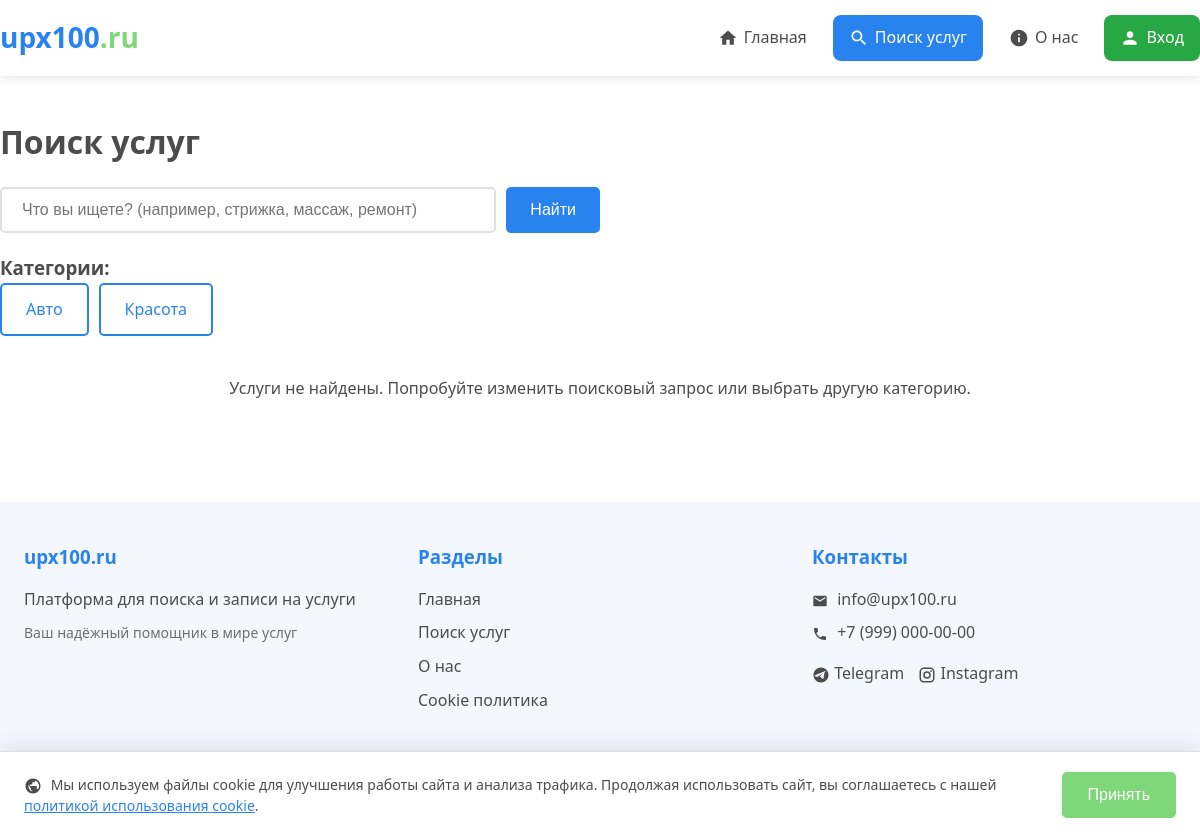
/search/, run on an earlier commit of the app's database.
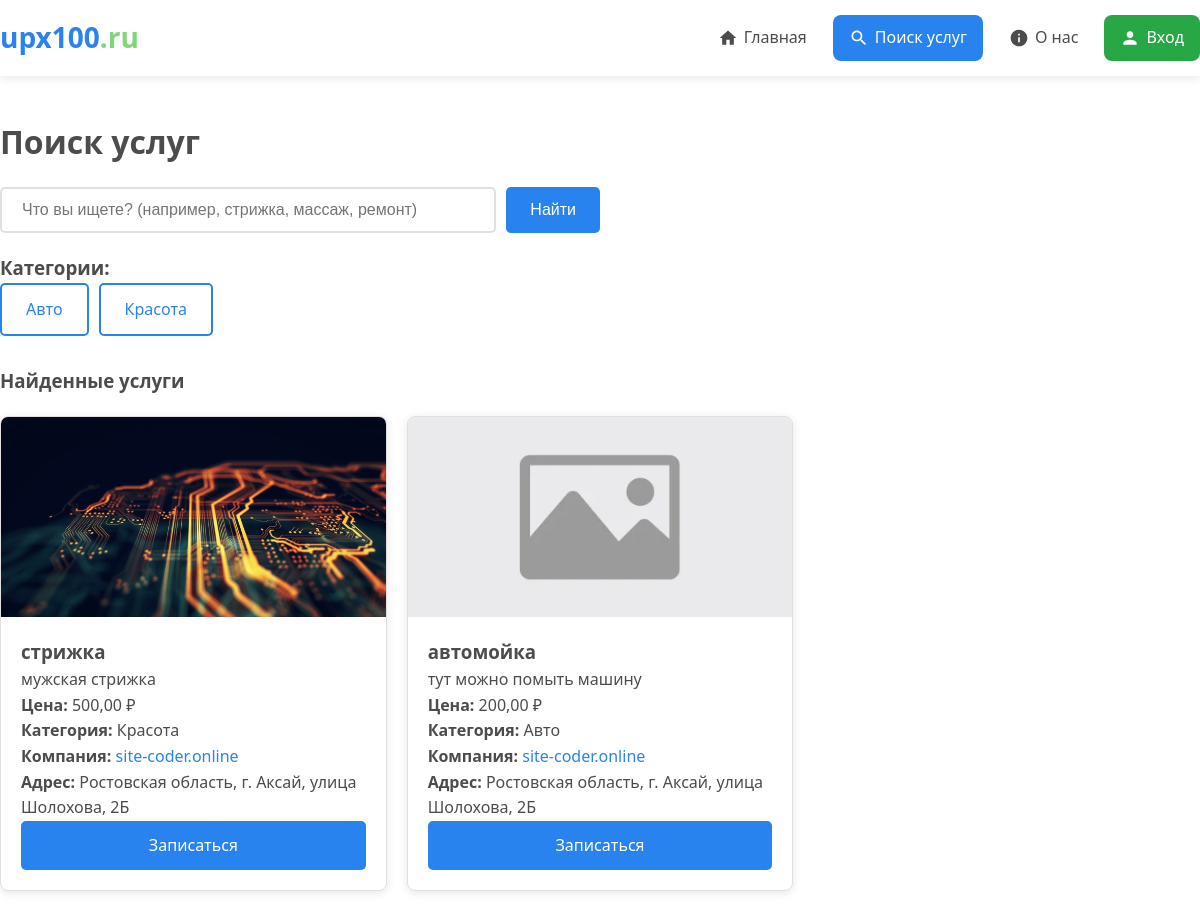
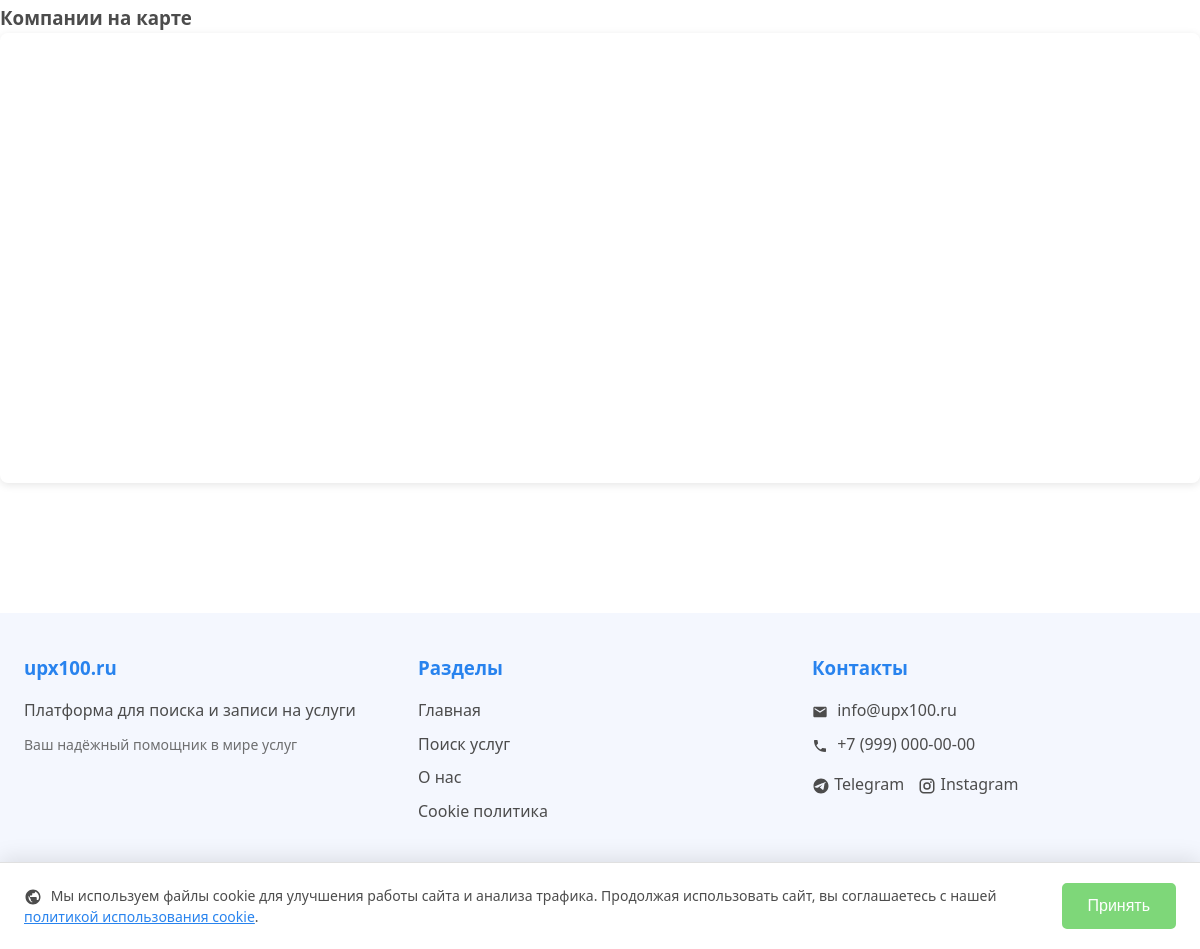
And on a later commit of the database (2 pictures, top to bottom).
### companies/models.py (models this page shows, shortened)
class Category(models.Model):
    name = models.CharField(
        max_length=100,
        unique=True,
        verbose_name='Название категории'
    )
    slug = models.SlugField(
        max_length=100,
        unique=True,
        verbose_name='Слаг'
    )
    icon = models.ImageField(
        upload_to='categories/icons/',
        blank=True,
        null=True,
        verbose_name='Иконка'
    )
    created_at = models.DateTimeField(
        auto_now_add=True,
        verbose_name='Дата создания'
    )
    class Meta:
        verbose_name = 'Категория'
        verbose_name_plural = 'Категории'
        ordering = ['name']

### business/models.py (models this page shows, shortened)
class Service(models.Model):
    company = models.ForeignKey(Company, on_delete=models.CASCADE, related_name='services', verbose_name="Компания")
    category = models.ForeignKey('companies.Category', on_delete=models.SET_NULL, null=True, blank=True, related_name='business_services', verbose_name="Категория")
    subcategory = models.ForeignKey('companies.Subcategory', on_delete=models.SET_NULL, null=True, blank=True, related_name='business_services', verbose_name="Подкатегория")
    employees = models.ManyToManyField(Employee, related_name='services', verbose_name="Сотрудники")
    name = models.CharField(max_length=200, verbose_name="Название услуги")
    description = models.TextField(blank=True, verbose_name="Описание")
    price = models.DecimalField(max_digits=10, decimal_places=2, verbose_name="Цена (руб)")
    duration = models.PositiveIntegerField(help_text="Длительность в минутах", verbose_name="Длительность (мин)", null=True, blank=True)
    photo = models.ImageField(upload_to='service_photos/', blank=True, null=True, verbose_name="Фото услуги")
    created_at = models.DateTimeField(auto_now_add=True)
    updated_at = models.DateTimeField(auto_now=True)
    payment_amount = models.DecimalField(max_digits=10, decimal_places=2, default=0, verbose_name="Сумма оплаты (руб/мес)")
    payment_due_date = models.DateTimeField(null=True, blank=True, verbose_name="Дата окончания оплаты")
    last_payment_date = models.DateTimeField(null=True, blank=True, verbose_name="Дата последней оплаты")
    class Meta:
        verbose_name = "Услуга"
        verbose_name_plural = "Услуги"

class Company(models.Model):
    owner = models.OneToOneField(settings.AUTH_USER_MODEL, on_delete=models.CASCADE, related_name='company')
    name = models.CharField(max_length=200, verbose_name="Название компании")
    description = models.TextField(blank=True, verbose_name="Описание")
    logo = models.ImageField(upload_to='company_logos/', blank=True, null=True, verbose_name="Логотип")
    photo = models.ImageField(upload_to='company_photos/', blank=True, null=True, verbose_name="Фото компании")
    address = models.CharField(max_length=300, verbose_name="Адрес")
    latitude = models.DecimalField(max_digits=9, decimal_places=6, blank=True, null=True, verbose_name="Широта")
    longitude = models.DecimalField(max_digits=9, decimal_places=6, blank=True, null=True, verbose_name="Долгота")
    phone = models.CharField(max_length=20, blank=True, verbose_name="Телефон")
    email = models.EmailField(blank=True, verbose_name="Email")
    is_verified = models.BooleanField(default=False, verbose_name="Проверена модератором")
    created_at = models.DateTimeField(auto_now_add=True)
    updated_at = models.DateTimeField(auto_now=True)
    class Meta:
        verbose_name = "Компания"
        verbose_name_plural = "Компании"

### search/views.py (the view)
# urls.py: path('', views.search_view, name='search'),
def search_view(request):
    query = request.GET.get('q', '')
    category_slug = request.GET.get('category', '')
    subcategory_slug = request.GET.get('subcategory', '')
    base_services = Service.objects.select_related('company').filter(
        payment_due_date__gt=timezone.now(),
        payment_due_date__isnull=False,
        company__is_verified=True
    )
    categories = Category.objects.all()
    if query:
        similar_service_ids = search_similar(query, top_k=20)
        if similar_service_ids:
            vector_services = base_services.filter(id__in=similar_service_ids)
            keyword_services = base_services.filter(
                Q(name__icontains=query) |
                Q(description__icontains=query)
            )
            all_service_ids = list(vector_services.values_list('id', flat=True))
            for service in keyword_services:
                if service.id not in all_service_ids:
                    all_service_ids.append(service.id)
            services = base_services.filter(id__in=all_service_ids)
        else:
            services = base_services.filter(
                Q(name__icontains=query) |
                Q(description__icontains=query)
            )
    else:
        services = base_services
    selected_subcategories = []
    if category_slug:
        subcategories = Subcategory.objects.filter(category__slug=category_slug)
        selected_subcategories = list(subcategories)
        services = services.filter(subcategory__in=subcategories)
        if subcategory_slug:
            services = services.filter(subcategory__slug=subcategory_slug)
    companies_with_coords = []
    seen_company_ids = set()
    for service in services:
        company = service.company
        if company.id not in seen_company_ids and company.latitude and company.longitude:
            seen_company_ids.add(company.id)
            companies_with_coords.append({
                'id': company.id,
                'name': company.name,
                'address': company.address,
                'lat': float(company.latitude),
                'lng': float(company.longitude),
                'url': f"/company/{company.id}/",
                'logo': company.logo.url if company.logo else None,
            })
    context = {
        'query': query,
        'services': services,
        'categories': categories,
        'selected_category': category_slug,
        'selected_subcategory': subcategory_slug,
        'selected_subcategories': selected_subcategories,
        'map_data': json.dumps(companies_with_coords),
        'has_map': len(companies_with_coords) > 0,
        'yandex_maps_api_key': settings.YANDEX_MAPS_API_KEY,
        'company_url_name': 'business:company_public_profile',
    }
    return render(request, 'search/search.html', context)

### templates/search/search.html (shortened to what this page needs)
{% extends 'base.html' %}
{% load static %}
{% block content %}
<div class="container" style="padding: 40px 0;">
    <h1>Поиск услуг</h1>
    <form method="get" class="search-form" style="margin: 20px 0;">
        <input type="text" name="q" class="search-form__input" placeholder="Что вы ищете? (например, стрижка, массаж, ремонт)" value="{{ query }}">
        <button type="submit" class="btn btn--primary">Найти</button>
    </form>
    {% if categories %}
    <div style="margin: 20px 0;">
        <h3>Категории:</h3>
        <div style="display: flex; gap: 10px; flex-wrap: wrap; margin-bottom: 20px;">
            {% for category in categories %}
                <a href="?category={{ category.slug }}{% if query %}&q={{ query }}{% endif %}"
                   class="btn btn--outline"
                   style="{% if category.slug == request.GET.category %}background: #007bff; color: white; border-color: #007bff;{% endif %}">
                    {{ category.name }}
                </a>
            {% endfor %}
        </div>
    </div>
    {% endif %}
    {% if services %}
        <h3 style="margin-top: 30px;">Найденные услуги</h3>
        <div style="display: grid; grid-template-columns: repeat(auto-fill, minmax(300px, 1fr)); gap: 20px; margin-top: 20px;">
            {% for service in services %}
                <div class="card" style="border: 1px solid #e0e0e0; border-radius: 8px;">
                    {% if service.photo %}
                        <img src="{{ service.photo.url }}" alt="{{ service.name }}" class="card__image">
                    {% else %}
                        <img src="{% static 'img/no_img.webp' %}" alt="{{ service.name }}" class="card__image">
                    {% endif %}
                    <div class="card__content">
                        <h3>{{ service.name }}</h3>
                        <p>{{ service.description|truncatewords:20 }}</p>
                        <p><strong>Цена:</strong> {{ service.price }} ₽</p>
                        <p><strong>Категория:</strong> {{ service.category.name }}</p>
                        {% if service.company %}
                            <p><strong>Компания:</strong> <a href="{% url 'business:company_public_profile' service.company.id %}">{{ service.company.name }}</a></p>
                            <p><strong>Адрес:</strong> {{ service.company.address }}</p>
                        {% endif %}
                        <a href="{% url 'client:service_detail' service.pk %}" class="btn btn--primary">Записаться</a>
                    </div>
                </div>
            {% endfor %}
        </div>
    {% else %}
        <div style="margin-top: 40px; text-align: center;">
            <p>Услуги не найдены. Попробуйте изменить поисковый запрос или выбрать другую категорию.</p>
        </div>
    {% endif %}
    {% if has_map %}
    <div style="margin: 30px 0;">
        <h3>Компании на карте</h3>
        <div id="map" style="height: 450px; width: 100%; border-radius: 8px; box-shadow: 0 2px 8px rgba(0,0,0,0.1);"></div>
    </div>
    {% endif %}
</div>
{% endblock %}

### templates/base.html (shortened to what this page needs)
<!DOCTYPE html>
<html lang="ru">
<head>
    {% load static %}
    <link rel="stylesheet" href="{% static 'css/style.css' %}">
</head>
<body>
    <header class="header">
        <div class="container header__inner">
            <a href="{% url 'home' %}" class="header__logo">
                <span class="header__logo-text">upx100<span class="header__logo-accent">.ru</span></span>
            </a>
            <nav class="header__nav">
                <a href="{% url 'home' %}" class="header__nav-link {% if request.resolver_match.url_name == 'home' %}active{% endif %}">
                    <span class="nav-icon">
                        <svg viewBox="0 0 24 24"><path d="M10 20v-6h4v6h5v-8h3L12 3 2 12h3v8z"/></svg>
                    </span> Главная
                </a>
                <a href="{% url 'search:search' %}" class="header__nav-link {% if request.resolver_match.url_name == 'search' %}active{% endif %}">
                    <span class="nav-icon">
                        <svg viewBox="0 0 24 24"><path d="M15.5 14h-.79l-.28-.27C15.41 12.59 16 11.11 16 9.5 16 5.91 13.09 3 9.5 3S3 5.91 3 9.5 5.91 16 9.5 16c1.61 0 3.09-.59 4.23-1.57l.27.28v.79l5 4.99L20.49 19l-4.99-5zm-6 0C7.01 14 5 11.99 5 9.5S7.01 5 9.5 5 14 7.01 14 9.5 11.99 14 9.5 14z"/></svg>
                    </span> Поиск услуг
                </a>
                <a href="{% url 'about' %}" class="header__nav-link {% if request.resolver_match.url_name == 'about' %}active{% endif %}">
                    <span class="nav-icon">
                        <svg viewBox="0 0 24 24"><path d="M12 2C6.48 2 2 6.48 2 12s4.48 10 10 10 10-4.48 10-10S17.52 2 12 2zm1 15h-2v-6h2v6zm0-8h-2V7h2v2z"/></svg>
                    </span> О нас
                </a>
                {% if user.is_authenticated %}
                    {% if user.is_entrepreneur %}
                        <a href="{% url 'business:company_profile' %}" class="header__nav-link">
                            <span class="nav-icon">
                                <svg viewBox="0 0 24 24"><path d="M20 6h-4V4c0-1.11-.89-2-2-2h-4c-1.11 0-2 .89-2 2v2H4c-1.11 0-1.99.89-1.99 2L2 19c0 1.11.89 2 2 2h16c1.11 0 2-.89 2-2V8c0-1.11-.89-2-2-2zm-6 0h-4V4h4v2z"/></svg>
                            </span> ЛК Предпринимателя
                        </a>
                    {% endif %}
                    {% if user.is_superuser or user.role == 'admin' %}
                        <a href="{% url 'dashboard:home' %}" class="header__nav-link">
                            <span class="nav-icon">
                                <svg viewBox="0 0 24 24"><path d="M19.14 12.94c.04-.31.06-.63.06-.94 0-.31-.02-.63-.06-.94l2.03-1.58c.18-.14.23-.41.12-.61l-1.92-3.32c-.12-.22-.37-.29-.59-.22l-2.39.96c-.5-.38-1.03-.7-1.62-.94l-.36-2.54c-.04-.24-.24-.41-.48-.41h-3.84c-.24 0-.43.17-.47.41l-.36 2.54c-.59.24-1.13.57-1.62.94l-2.39-.96c-.22-.08-.47 0-.59.22L2.74 8.87c-.12.21-.08.47.12.61l2.03 1.58c-.04.31-.06.63-.06.94s.02.63.06.94l-2.03 1.58c-.18.14-.23.41-.12.61l1.92 3.32c.12.22.37.29.59.22l2.39-.96c.5.38 1.03.7 1.62.94l.36 2.54c.05.24.24.41.48.41h3.84c.24 0 .44-.17.47-.41l.36-2.54c.59-.24 1.13-.56 1.62-.94l2.39.96c.22.08.47 0 .59-.22l1.92-3.32c.12-.22.07-.47-.12-.61l-2.01-1.58zM12 15.6c-1.98 0-3.6-1.62-3.6-3.6s1.62-3.6 3.6-3.6 3.6 1.62 3.6 3.6-1.62 3.6-3.6 3.6z"/></svg>
                            </span> Админ-панель
                        </a>
                    {% endif %}
                    <a href="{% url 'accounts:logout' %}" class="header__nav-link header__nav-link--accent">
                        <span class="nav-icon">
                            <svg viewBox="0 0 24 24"><path d="M10.09 15.59L11.5 17l5-5-5-5-1.41 1.41L12.67 11H3v2h9.67l-2.58 2.59zM19 3H5c-1.11 0-2 .9-2 2v4h2V5h14v14H5v-4H3v4c0 1.1.89 2 2 2h14c1.1 0 2-.9 2-2V5c0-1.1-.9-2-2-2z"/></svg>
                        </span>Выход
                    </a>
                {% else %}
                    <a href="{% url 'accounts:login' %}" class="header__nav-link header__nav-link--btn">
                        <span class="nav-icon">
                            <svg viewBox="0 0 24 24"><path d="M12 12c2.21 0 4-1.79 4-4s-1.79-4-4-4-4 1.79-4 4 1.79 4 4 4zm0 2c-2.67 0-8 1.34-8 4v2h16v-2c0-2.66-5.33-4-8-4z"/></svg>
                        </span> Вход
                    </a>
                {% endif %}
            </nav>
        </div>
    </header>
    <main>
        {% block content %}{% endblock %}
    </main>
    <footer class="footer">
        <div class="container footer__inner">
            <div class="footer__section">
                <h3>upx100.ru</h3>
                <p>Платформа для поиска и записи на услуги</p>
                <p style="margin-top: 10px; font-size: 14px; opacity: 0.8;">Ваш надёжный помощник в мире услуг</p>
            </div>
            <div class="footer__section">
                <h3>Разделы</h3>
                <a href="{% url 'home' %}">Главная</a>
                <a href="{% url 'search:search' %}">Поиск услуг</a>
                <a href="{% url 'about' %}">О нас</a>
                <a href="{% url 'cookie_policy' %}">Cookie политика</a>
            </div>
            <div class="footer__section">
                <h3>Контакты</h3>
                <a href="mailto:info@upx100.ru">
                    <svg viewBox="0 0 24 24" style="width:16px;height:16px;vertical-align:middle;display:inline-block;fill:currentColor;margin-right:5px;"><path d="M20 4H4c-1.1 0-1.99.9-1.99 2L2 18c0 1.1.9 2 2 2h16c1.1 0 2-.9 2-2V6c0-1.1-.9-2-2-2zm0 4l-8 5-8-5V6l8 5 8-5v2z"/></svg>
                    info@upx100.ru
                </a>
                <a href="tel:+79990000000">
                    +7 (999) 000-00-00
                </a>
                <div style="margin-top: 15px;">
                    <a href="#" style="display: inline-block; margin-right: 10px;">
                        Telegram
                    </a>
                    <a href="#" style="display: inline-block;">
                        Instagram
                    </a>
                </div>
            </div>
        </div>
        <div class="container footer__bottom">
            <p>&copy; 2026 upx100.ru. Все права защищены.</p>
        </div>
    </footer>
    <div id="cookie-banner" class="cookie-banner">
        <div class="container cookie-banner__inner">
            <p class="cookie-banner__text">
                Мы используем файлы cookie для улучшения работы сайта и анализа трафика.
                Продолжая использовать сайт, вы соглашаетесь с нашей
                <a href="{% url 'cookie_policy' %}" target="_blank">политикой использования cookie</a>.
            </p>
            <button id="cookie-accept" class="btn btn--green cookie-banner__btn">Принять</button>
        </div>
    </div>
</body>
</html>

What changed in the data, as far as the page shows it:
now on this page (row edited): Service: photo (picture), name "стрижка", description "мужская стрижка", price "500,00", category.name "Красота", company.name "site-coder.online", company.address "Ростовская область, г. Аксай, улица Шолохова, 2Б"
added Service: name "автомойка", description "тут можно помыть машину", price "200,00", category.name "Авто", company.name "site-coder.online", company.address "Ростовская область, г. Аксай, улица Шолохова, 2Б"
Also different on the page:
text no longer shown: "Услуги не найдены. Попробуйте изменить поисковый запрос или выбрать другую категорию."
text now shown: "Найденные услуги Компании на карте"
